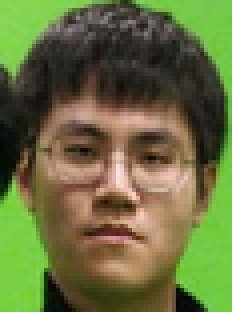
%> input picture assert/human/1.png, 58 x 78 px, shrunk from 108 x 146 before the run (shown 4 times larger)
$ octave descriptorTest.m   (GNU Octave 9; MATLAB toolbox functions it lacks are replaced by stand-ins)
%> lines starting %> are read from the running program, lines starting %| are printed output that depends on the picture; in (x1, y1, x2, y2) boxes, pixels count from 0 and x2, y2 are one past the last pixel; in counts of white or black regions, pixels touching at a corner belong together; the program's own positions count from 1
### harris.m
function corners = harris(image, alpha, thres)
    gaus = fspecial('gaussian', 7, 1);
    [gdx, gdy] = gradient(gaus);
    ix = imfilter(image, gdx);
    iy = imfilter(image, gdy);
    ix2 = ix.*ix;
    iy2 = iy.*iy;
    ixy = ix.*iy;
    gix2 = imfilter(ix2, gaus);
    giy2 = imfilter(iy2, gaus);
    gixy = imfilter(ixy, gaus);
    det = gix2.*giy2 - gixy.*gixy;
    trace = gix2+giy2;
    cor = det - alpha * trace.^2;
    highcor = cor .* (cor > thres);
    localmax = imdilate(highcor, ones(3));
    corners = highcor .* (highcor == localmax);
end

### descriptor.m
function [descriptors, orientations] = descriptor(img, corners)
    winSize = 16;
    halfSize = winSize / 2;

    gaus = fspecial('gaussian', winSize, 1);
    [ys, xs] = find(corners > 0);

    nkey = size(xs, 1);

    img = padarray(img,[halfSize halfSize],0,'both');

    [gmag, gdir] = imgradient(img);
    nidx = gdir < 0;
    gdir(nidx) = gdir(nidx) + 360;

    orientations = zeros(nkey, 1);
    descriptors = zeros(nkey, 128);

    for i = 1:nkey
        x = xs(i) + halfSize;
        y = ys(i) + halfSize;
%         if x <= halfSize || x >= width - halfSize || y <= halfSize || y >= height - halfSize
%             continue;
%         end

        pmag = gmag(y-halfSize:y+halfSize, x-halfSize:x+halfSize);
        pdir = gdir(y-halfSize:y+halfSize, x-halfSize:x+halfSize);

        wpmag = imfilter(pmag, gaus);

        oHist = zeros(1, 36);
        for row = 1: winSize
            for col = 1: winSize
                dir = pdir(row, col);
                mag = wpmag(row, col);

                bin = floor(dir/10)+1;
                w = bin - dir/10;

                bin1 = mod(bin, 36) + 1;
                bin2 = mod(bin+1, 36) + 1;
                oHist(bin1) = oHist(bin1) + w * mag;
                oHist(bin2) = oHist(bin2) + (1-w) * mag;
            end
        end
        [~, maxDir] = max(oHist);

        orient = (maxDir - 1) * 10;
        orientations(i) = orient;

        pdir = pdir - orient;
        nidx = pdir < 0;
        pdir(nidx) = pdir(nidx) + 360;

        descriptor = zeros(128, 1);
        for row = 1: winSize
            prow = floor((row - 1)/ 4);
            for col = 1: winSize
                pcol = floor((col - 1) / 4);

                doffset = (prow * 4 + pcol) * 8;

                dir = pdir(row, col);
                mag = wpmag(row, col);

                bin = floor(dir/45)+1;
                w = bin - dir/45;

                bin1 = mod(bin, 8) + 1;
                bin2 = mod(bin+1, 8) + 1;

                descriptor(doffset + bin1) = descriptor(doffset + bin1) + w * mag;
                descriptor(doffset + bin2) = descriptor(doffset + bin2) + (1 - w) * mag;
            end
        end

        descriptor = normalize(descriptor, 'range');
        descriptor(descriptor > 0.2) = 0.2;
        descriptor = normalize(descriptor, 'range');
        descriptors(i, :) = descriptor;

    end

end

### descriptorMatch.m
function [i1, i2] = descriptorMatch(desc1, desc2, thres)
    len1 = size(desc1, 1);
    len2 = size(desc2, 1);

    maxLen = min([len1, len2]);

    i1 = zeros(maxLen, 1);
    i2 = zeros(maxLen, 1);
%     min_dist = zeros(len1, 1);

    mi = 0;

    for i = 1 : len1
        dist = zeros(len2, 1);
        for j = 1 : len2
            dist(j) = norm(desc1(i, :) - desc2(j, :));
        end
        [min2, min2i] = mink(dist, 2);
        if(min2(1) < thres * min2(2))
            mi = mi + 1;
            i1(mi) = i;
            i2(mi) = min2i(1);
        end
    end

    i1 = i1(1:mi);
    i2 = i2(1:mi);
end

### descriptorTest.m
img1 = rgb2gray(im2double(imread('assert\human\1.png')));
%> img1: size 78x58 double; min 0.0214, max 0.915, mean 0.405
img2 = rgb2gray(im2double(imread('assert\human\4.png')));
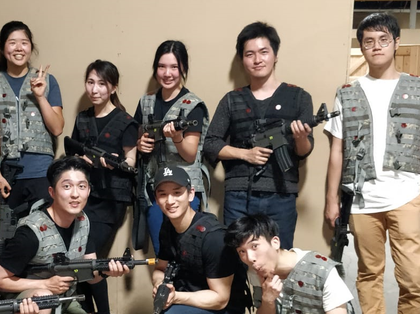
%> input picture assert/human/4.png, 420 x 314 px, shrunk from 787 x 588 before the run
%> img2: size 314x420 double; min 0, max 1, mean 0.473
corners1 = harris(img1, 0.05, 1e-6);
corners2 = harris(img2, 0.05, 1e-6);
%> call 2 of harris, with alpha = 0.05, thres = 1e-06
%> in harris (call 2), `cor = det - alpha * trace.^2;`:
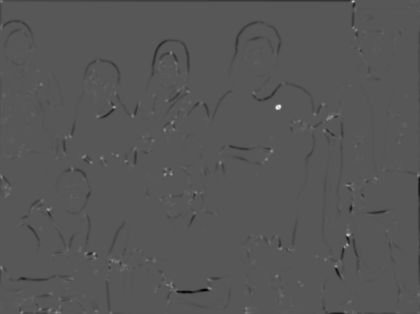
%> cor: size 314x420 double; min -0.000184, max 0.000355, mean -1.05e-06; drawn with min black and max white
% [ys, xs] = find(corners > 0);
[desc1, orient1] = descriptor(img1, corners1);
%> in descriptor, `[ys, xs] = find(corners > 0);`: ys = 53 values from 2 to 77; xs = 53 values from 2 to 57
%> in descriptor, `nkey = size(xs, 1);`: nkey = 53
%> in descriptor, `nidx = gdir < 0;`:
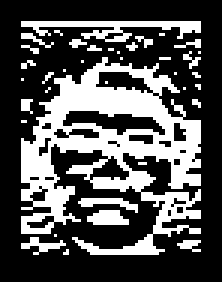
%> nidx: size 94x74 logical (shown 3 times larger); 32.3% white; 38 white regions (32 under 20 px), largest, box (x1, y1, x2, y2) and area: (7, 19, 67, 85) 1740, (7, 7, 67, 14) 188, (29, 70, 43, 75) 54, (26, 66, 46, 71) 46, (7, 79, 22, 85) 37, (59, 80, 67, 84) 20
%> in descriptor, `gdir(nidx) = gdir(nidx) + 360;`:
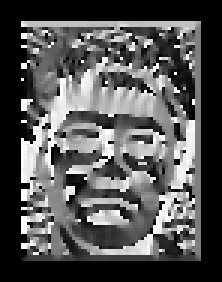
%> gdir: size 94x74 double (shown 3 times larger); min 0, max 360, mean 120.1; drawn with min black and max white
%> in descriptor, `descriptors = zeros(nkey, 128);`: descriptors: size 53x128 double; every value is 0
%> the loop in descriptor, `for i = 1:nkey` made 53 passes
%> (x, y, maxDir, orient) on passes 1 to 12: (10, 10, 2, 10), (10, 85, 2, 10), (12, 26, 2, 10), (12, 55, 2, 10), (16, 54, 36, 350), (18, 85, 11, 100), (20, 48, 1, 0), (21, 79, 20, 190), (23, 35, 35, 340), (24, 11, 29, 280), (24, 38, 35, 340), (26, 13, 29, 280)
%> after the loop in descriptor, `for i = 1:nkey`:
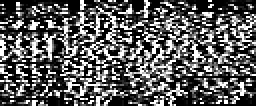
%> descriptors: size 53x128 double (shown 2 times larger); min 0, max 1, mean 0.363
%> after the loop in descriptor, `for i = 1:nkey`: descriptor = 128 values, max 1 at index 17, min 0 at index 19, mean 0.198; oHist = 36 values, max 26.01 at index 20, min 0.0111 at index 26, mean 2.75; orientations = 53 values, max 350 at index 5, min 0 at index 7, mean 198.5
%> orient1 has the same summary as orientations in descriptor
[desc2, orient2] = descriptor(img2, corners2);
%> in descriptor (call 2), `[ys, xs] = find(corners > 0);`: ys = 913 values from 2 to 313; xs = 913 values from 2 to 419
%> in descriptor (call 2), `nkey = size(xs, 1);`: nkey = 913
%> in descriptor (call 2), `nidx = gdir < 0;`: nidx: size 330x436 logical; 41.9% white; 789 white regions (622 under 20 px), largest, box (x1, y1, x2, y2) and area: (7, 139, 398, 302) 15497, (7, 7, 429, 93) 7388, (7, 33, 175, 176) 5774
%> in descriptor (call 2), `gdir(nidx) = gdir(nidx) + 360;`:
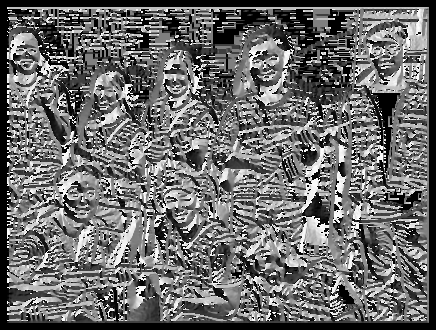
%> gdir: size 330x436 double; min 0, max 360, mean 151.5; drawn with min black and max white
%> in descriptor (call 2), `descriptors = zeros(nkey, 128);`: descriptors: size 913x128 double; every value is 0
%> the loop in descriptor (call 2), `for i = 1:nkey` made 913 passes
%> (x, y, maxDir, orient) on passes 1 to 3: (10, 10, 2, 10), (10, 35, 2, 10), (10, 82, 2, 10)
%> after the loop in descriptor (call 2), `for i = 1:nkey`:
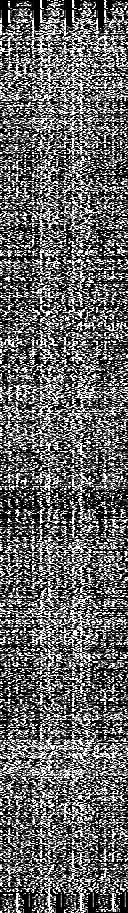
%> descriptors: size 913x128 double; min 0, max 1, mean 0.398
%> after the loop in descriptor (call 2), `for i = 1:nkey`: descriptor = 128 values, max 1 at index 1, min 0 at index 4, mean 0.289; oHist = 36 values, max 20.11 at index 11, min 0 at index 17, mean 2.82; orientations = 913 values, max 350 at index 47, min 0 at index 155, mean 149.8
%> orient2 has the same summary as orientations in descriptor

[i1, i2] = descriptorMatch(desc1, desc2, 0.9);
%> the run ends on the next line
